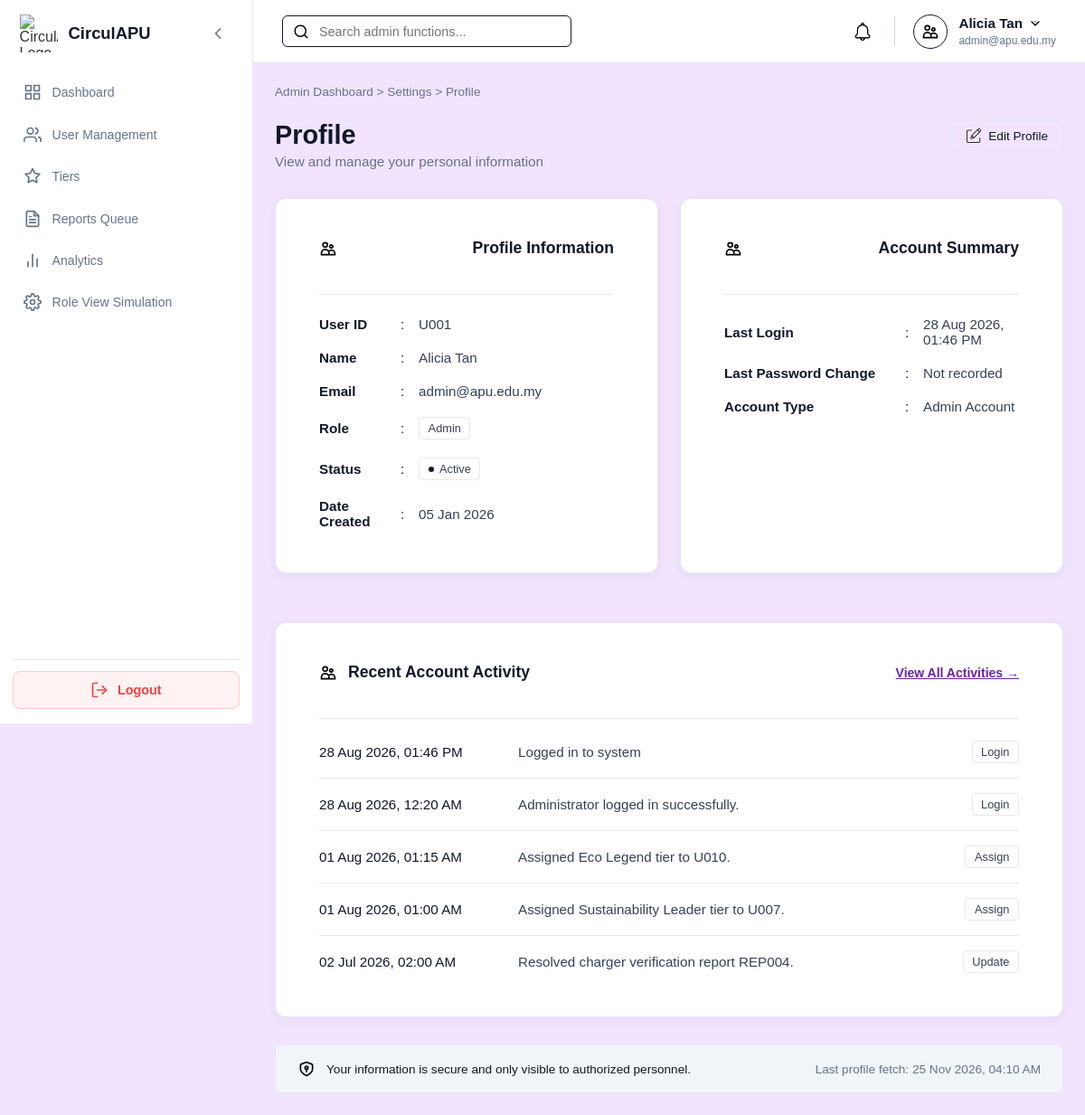
Screenshot of /profile_setting.php (signed in) with the database file from the repository.
### tables this page shows
CREATE TABLE `user` (
  `userID` varchar(10) NOT NULL,
  `name` varchar(100) NOT NULL,
  `email` varchar(100) NOT NULL,
  `password` varchar(255) NOT NULL,
  `role` enum('Member','Auditor','Manager','Admin') NOT NULL DEFAULT 'Member',
  `status` enum('Active','Suspended','Deleted') NOT NULL DEFAULT 'Active',
  `ecopoint` int(11) NOT NULL DEFAULT 0,
  `dateCreated` timestamp NOT NULL DEFAULT current_timestamp()
);

CREATE TABLE `systemlog` (
  `logID` varchar(10) NOT NULL,
  `userID` varchar(10) NOT NULL,
  `actionType` enum('Create','Submit','Approve','Reject','Redeem','Assign','Update','Delete','Login','Logout') NOT NULL,
  `refType` enum('Mission','Asset','Reward','Badge','Tier','Verification','User','Category','Transaction','Borrowing') NOT NULL,
  `refID` varchar(10) DEFAULT NULL,
  `description` varchar(255) NOT NULL,
  `timeLogged` timestamp NOT NULL DEFAULT current_timestamp()
);

### profile_setting.php (the view, shortened to what this page needs)
<?php
require_once 'db.php';
$user_id = $_SESSION['user_id'];
$stmt = $conn->prepare(
    "SELECT u.userID, u.name, u.email, u.role, u.status, u.dateCreated,
            (SELECT MAX(sl.timeLogged)
             FROM systemlog sl
             WHERE sl.userID = u.userID AND sl.actionType = 'Login') AS lastLogin
     FROM user u
     WHERE u.userID = ?"
);
$stmt->bind_param("s", $user_id);
$stmt->execute();
$result = $stmt->get_result();
$user_data = $result->fetch_assoc();
$is_editing = isset($_GET['edit']) && $_GET['edit'] === '1';
$edit_name = $user_data['name'];
$edit_email = $user_data['email'];
$activity_stmt = $conn->prepare(
    "SELECT actionType, refType, description, timeLogged
     FROM systemlog WHERE userID = ?
     ORDER BY timeLogged DESC LIMIT 5"
);
$activity_stmt->bind_param('s', $user_id);
$activity_stmt->execute();
$recent_account_activity = $activity_stmt->get_result()->fetch_all(MYSQLI_ASSOC);
$password_stmt = $conn->prepare(
    "SELECT MAX(timeLogged) AS changedAt FROM systemlog
     WHERE userID = ? AND actionType = 'Update' AND refType = 'User'
       AND description = 'Changed own account password'"
);
$password_stmt->bind_param('s', $user_id);
$password_stmt->execute();
$last_password_change = $password_stmt->get_result()->fetch_assoc()['changedAt'] ?? null;
$last_login_at = $user_data['lastLogin'] ?: ($_SESSION['last_login_at'] ?? null);
$last_login_display = 'Not recorded';
if ($last_login_at && ($last_login_timestamp = strtotime($last_login_at)) !== false) {
    $last_login_display = date('Y-m-d', $last_login_timestamp) === date('Y-m-d')
        ? 'Today, ' . date('h:i A', $last_login_timestamp)
        : date('d M Y, h:i A', $last_login_timestamp);
}
$theme_class = 'role-' . strtolower($user_data['role']);
$user_role_display = htmlspecialchars($user_data['role']);
?>
<!DOCTYPE html>
<html lang="en">
<head>
    <link rel="stylesheet" href="style.css">
</head>
<body class="<?php echo htmlspecialchars($theme_class); ?> profile-settings-page">
    <div class="dashboard-container">
            <?php include 'sidebar.php'; ?>
        <div class="main-content">
            <?php include 'header.php'; ?>
            <main class="page-body">
                <div class="breadcrumb">
                    <?php echo $user_role_display; ?> Dashboard > Settings > Profile
                </div>
                <div class="page-header">
                    <div class="header-titles">
                        <h1>Profile</h1>
                        <p class="subtitle">View and manage your personal information</p>
                    </div>
                    <div class="profile-page-actions">
                        <?php if ($is_editing): ?>
                            <a href="profile_setting.php" class="action-btn outline-btn">Cancel</a>
                            <button type="submit" name="save_profile" value="1" form="profile-edit-form" class="action-btn outline-btn">
                                Save Changes
                            </button>
                        <?php else: ?>
                            <a href="profile_setting.php?edit=1" class="action-btn outline-btn profile-edit-button">
                                <img src="/CirculAPU/assets/icons/edit.png" alt="" width="16" height="16"> Edit Profile
                            </a>
                        <?php endif; ?>
                    </div>
                </div>
                <div class="profile-grid">
                    <form id="profile-edit-form" method="POST" class="content-card">
                        <div class="card-header">
                            <img src="/CirculAPU/assets/icons/users.svg" alt="User" width="20" height="20">
                            <h2>Profile Information</h2>
                        </div>
                        <hr class="card-divider">
                        <div class="profile-details-wrapper">
                            <div class="profile-info-list">
                                <div class="info-row">
                                    <span class="info-label">User ID</span>
                                    <span class="info-separator">:</span>
                                    <span class="info-value"><?php echo htmlspecialchars($user_data['userID']); ?></span>
                                </div>
                                <div class="info-row">
                                    <?php if ($is_editing): ?>
                                        <label class="info-label" for="profile-name">Name</label>
                                    <?php else: ?>
                                        <span class="info-label">Name</span>
                                    <?php endif; ?>
                                    <span class="info-separator">:</span>
                                    <span class="info-value">
                                        <?php if ($is_editing): ?>
                                            <input id="profile-name" class="profile-edit-input" type="text" name="name" maxlength="100" value="<?php echo htmlspecialchars($edit_name); ?>" required>
                                        <?php else: ?>
                                            <?php echo htmlspecialchars($user_data['name']); ?>
                                        <?php endif; ?>
                                    </span>
                                </div>
                                <div class="info-row">
                                    <?php if ($is_editing): ?>
                                        <label class="info-label" for="profile-email">Email</label>
                                    <?php else: ?>
                                        <span class="info-label">Email</span>
                                    <?php endif; ?>
                                    <span class="info-separator">:</span>
                                    <span class="info-value">
                                        <?php if ($is_editing): ?>
                                            <input id="profile-email" class="profile-edit-input" type="email" name="email" maxlength="100" value="<?php echo htmlspecialchars($edit_email); ?>" required>
                                        <?php else: ?>
                                            <?php echo htmlspecialchars($user_data['email']); ?>
                                        <?php endif; ?>
                                    </span>
                                </div>
                                <div class="info-row">
                                    <span class="info-label">Role</span>
                                    <span class="info-separator">:</span>
                                    <span class="info-value"><span class="badge neutral-badge outline"><?php echo $user_role_display; ?></span></span>
                                </div>
                                <div class="info-row">
                                    <span class="info-label">Status</span>
                                    <span class="info-separator">:</span>
                                    <span class="info-value">
                                        <?php if(strtolower($user_data['status']) === 'active'): ?>
                                            <span class="badge success-badge outline"><span class="dot"></span> Active</span>
                                        <?php else: ?>
                                            <span class="badge outline" style="color:#991b1b; border-color:#fca5a5; background-color:#fee2e2;"><span class="dot" style="background-color:#991b1b;"></span> <?php echo htmlspecialchars($user_data['status']); ?></span>
                                        <?php endif; ?>
                                    </span>
                                </div>
                                <div class="info-row">
                                    <span class="info-label">Date Created</span>
                                    <span class="info-separator">:</span>
                                    <span class="info-value"><?php echo $user_data['dateCreated'] ? date("d M Y", strtotime($user_data['dateCreated'])) : 'N/A'; ?></span>
                                </div>
                            </div>
                        </div>
                    </form>
                    <div class="content-card">
                        <div class="card-header">
                            <img src="/CirculAPU/assets/icons/users.svg" alt="Account" width="20" height="20">
                            <h2>Account Summary</h2>
                        </div>
                        <hr class="card-divider">
                        <div class="profile-info-list padded-list">
                            <div class="info-row">
                                <span class="info-label wide-label">Last Login</span>
                                <span class="info-separator">:</span>
                                <span class="info-value"><?php echo htmlspecialchars($last_login_display); ?></span>
                            </div>
                            <div class="info-row">
                                <span class="info-label wide-label">Last Password Change</span>
                                <span class="info-separator">:</span>
                                <span class="info-value"><?php echo $last_password_change ? htmlspecialchars(date('d M Y, h:i A', strtotime($last_password_change))) : 'Not recorded'; ?></span>
                            </div>
                            <div class="info-row">
                                <span class="info-label wide-label">Account Type</span>
                                <span class="info-separator">:</span>
                                <span class="info-value"><?php echo $user_role_display; ?> Account</span>
                            </div>
                        </div>
                    </div>
                </div>
                <div class="content-card full-width-card">
                    <div class="card-header space-between">
                        <div class="header-left">
                            <img src="/CirculAPU/assets/icons/users.svg" alt="Activity" width="20" height="20">
                            <h2>Recent Account Activity</h2>
                        </div>
                        <?php if ($user_data['role'] === 'Admin'): ?>
                            <a href="/CirculAPU/Admin/system_logs.php?search=<?php echo urlencode($user_id); ?>" class="view-all-link">View All Activities &rarr;</a>
                        <?php endif; ?>
                    </div>
                    <hr class="card-divider">
                    <div class="activity-list">
                        <?php if (!$recent_account_activity): ?>
                            <div class="activity-row">
                                <span class="activity-desc">No account activity has been recorded.</span>
                            </div>
                        <?php else: ?>
                            <?php foreach ($recent_account_activity as $activity): ?>
                                <div class="activity-row">
                                    <span class="activity-date"><?php echo htmlspecialchars(date('d M Y, h:i A', strtotime($activity['timeLogged']))); ?></span>
                                    <span class="activity-desc"><?php echo htmlspecialchars($activity['description']); ?></span>
                                    <span class="badge neutral-badge outline"><?php echo htmlspecialchars($activity['actionType']); ?></span>
                                </div>
                            <?php endforeach; ?>
                        <?php endif; ?>
                    </div>
                </div>
                <div class="security-footer">
                    <div class="security-left">
                        <img src="/CirculAPU/assets/icons/shield.svg" alt="Secure" width="20" height="20">
                        <span>Your information is secure and only visible to authorized personnel.</span>
                    </div>
                    <div class="security-right">
                        <span>Last profile fetch: <?php echo date("d M Y, h:i A"); ?></span>
                    </div>
                </div>
            </main>
        </div>
    </div>
</body>
</html>

### rows the page displays
user: role "Admin", userID "U001", name "Alicia Tan", email "admin@apu.edu.my", dateCreated "05 Jan 2026"
systemlog: timeLogged "28 Aug 2026, 01:46 PM", description "Logged in to system", actionType "Login"
systemlog: timeLogged "28 Aug 2026, 12:20 AM", description "Administrator logged in successfully.", actionType "Login"
systemlog: timeLogged "01 Aug 2026, 01:15 AM", description "Assigned Eco Legend tier to U010.", actionType "Assign"
systemlog: timeLogged "01 Aug 2026, 01:00 AM", description "Assigned Sustainability Leader tier to U007.", actionType "Assign"
systemlog: timeLogged "02 Jul 2026, 02:00 AM", description "Resolved charger verification report REP004.", actionType "Update"

### other values shown
$user_name "Alicia Tan"
$user_email "admin@apu.edu.my"
$last_login_display "28 Aug 2026, 01:46 PM"
